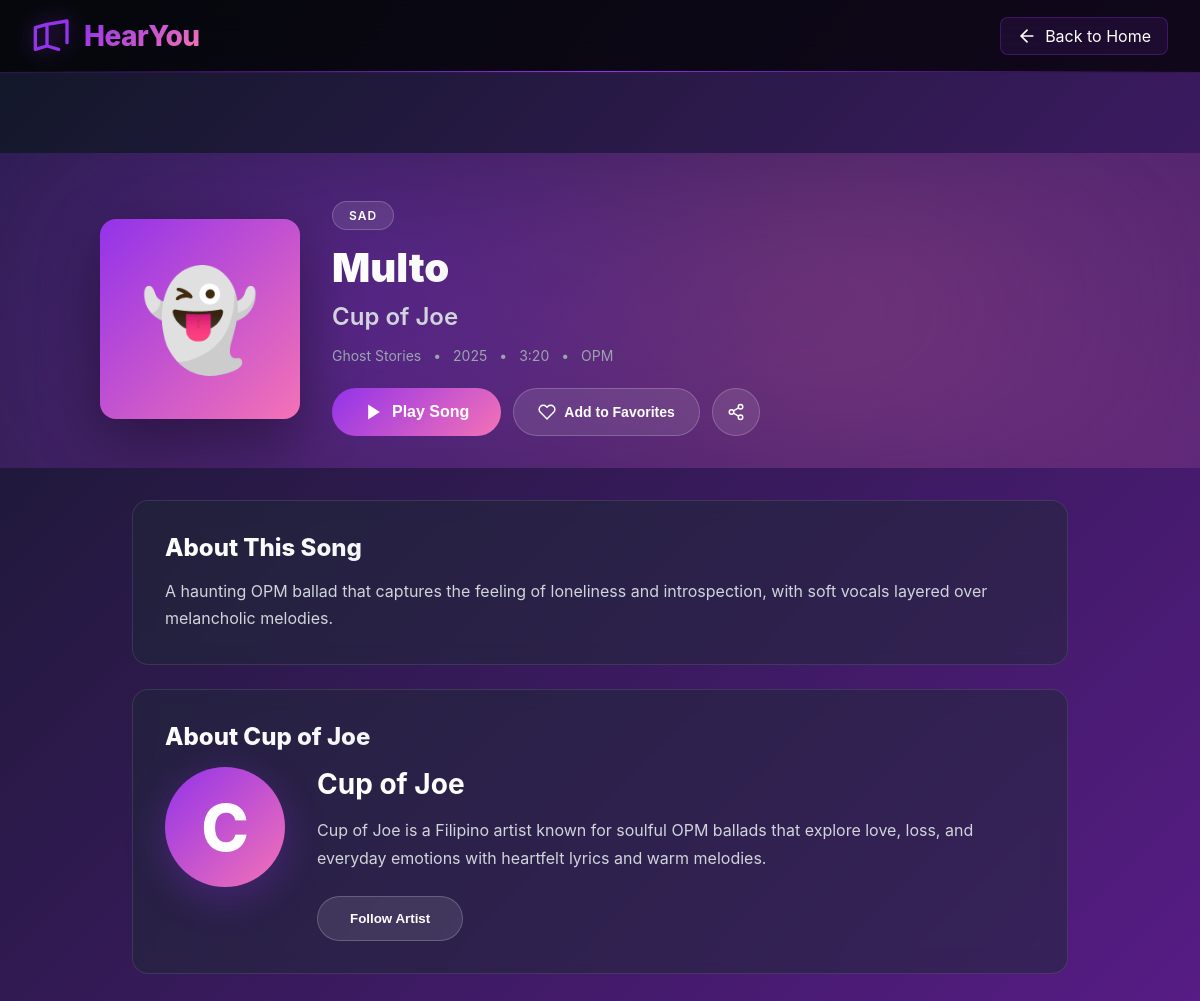
The page /song-detail.php?id=1 on the database its author committed.
### tables this page shows
CREATE TABLE IF NOT EXISTS songs (
    id INT AUTO_INCREMENT PRIMARY KEY,
    title VARCHAR(255) NOT NULL,
    artist VARCHAR(255) NOT NULL,
    emotion ENUM('sad', 'happy', 'calm', 'energetic') NOT NULL,
    cover VARCHAR(10) DEFAULT '🎵',
    duration VARCHAR(10) NOT NULL,
    file_path VARCHAR(500) NOT NULL,
    album VARCHAR(255),
    release_year INT,
    genre VARCHAR(100),
    play_count INT DEFAULT 0,
    created_at TIMESTAMP DEFAULT CURRENT_TIMESTAMP,
    updated_at TIMESTAMP DEFAULT CURRENT_TIMESTAMP ON UPDATE CURRENT_TIMESTAMP,
    INDEX idx_emotion (emotion),
    INDEX idx_artist (artist)
);

### song-detail.php (the view, shortened to what this page needs)
<?php
$song_id = isset($_GET['id']) ? intval($_GET['id']) : 0;
$database = new Database();
$db = $database->getConnection();
try {
    $query = "SELECT * FROM songs WHERE id = :id LIMIT 1";
    $stmt = $db->prepare($query);
    $stmt->bindParam(':id', $song_id);
    $stmt->execute();
    $song = $stmt->fetch(PDO::FETCH_ASSOC);
} catch (PDOException $e) {
    header('Location: index.php');
    exit;
}
$song['description'] = $descriptions[$song_id] ?? "A beautiful musical composition that captures the essence of " . $song['emotion'] . " emotions.";
$song['artist_bio'] = $artist_bios[$song['artist']] ?? $song['artist'] . " is a talented artist creating amazing music.";
?>
<!DOCTYPE html>
<html lang="en">
<head>
    <link rel="stylesheet" href="assets/css/style.css">
    <link rel="stylesheet" href="assets/css/song-detail.css">
</head>
<body class="song-detail-page">
    <header class="header">
        <div class="logo">
            <svg class="logo-icon" viewBox="0 0 24 24" fill="none" stroke="currentColor">
                <path d="M9 18V5l12-2v13M9 18l-7 2V7l7-2M9 18l7 2" stroke-width="2" stroke-linecap="round" stroke-linejoin="round"/>
            </svg>
            <h1>HearYou</h1>
        </div>
        <div class="header-actions">
            <a href="index.php" class="btn-back">
                <svg viewBox="0 0 24 24" fill="none" stroke="currentColor">
                    <path d="M19 12H5M12 19l-7-7 7-7" stroke-width="2" stroke-linecap="round"/>
                </svg>
                Back to Home
            </a>
        </div>
    </header>
    <div class="song-detail-container">
        <section class="song-hero">
            <div class="hero-background"></div>
            <div class="hero-content">
                <div class="song-cover-large">
                    <?php echo $song['cover']; ?>
                </div>
                <div class="song-info-main">
                    <div class="song-badge"><?php echo ucfirst($song['emotion']); ?></div>
                    <h1 class="song-title-large"><?php echo htmlspecialchars($song['title']); ?></h1>
                    <h2 class="song-artist-large"><?php echo htmlspecialchars($song['artist']); ?></h2>
                    <div class="song-meta">
                        <span><?php echo $song['album'] ?? 'Single'; ?></span>
                        <span>•</span>
                        <span><?php echo $song['release_year'] ?? date('Y'); ?></span>
                        <span>•</span>
                        <span><?php echo $song['duration']; ?></span>
                        <span>•</span>
                        <span><?php echo $song['genre'] ?? 'Music'; ?></span>
                    </div>
                    <div class="song-actions-main">
                        <button class="btn-play-large" onclick="playSong(<?php echo $song['id']; ?>)">
                            <svg viewBox="0 0 24 24" fill="currentColor">
                                <polygon points="5 3 19 12 5 21 5 3"/>
                            </svg>
                            Play Song
                        </button>
                        <button class="btn-favorite-large" onclick="toggleFavorite(<?php echo $song['id']; ?>)">
                            <svg viewBox="0 0 24 24" fill="none" stroke="currentColor">
                                <path d="M20.84 4.61a5.5 5.5 0 0 0-7.78 0L12 5.67l-1.06-1.06a5.5 5.5 0 0 0-7.78 7.78l1.06 1.06L12 21.23l7.78-7.78 1.06-1.06a5.5 5.5 0 0 0 0-7.78z" stroke-width="2"/>
                            </svg>
                            Add to Favorites
                        </button>
                        <button class="btn-share" onclick="shareSong()">
                        </button>
                    </div>
                </div>
            </div>
        </section>
        <div class="song-content">
            <section class="content-section">
                <h3>About This Song</h3>
                <p class="song-description"><?php echo htmlspecialchars($song['description']); ?></p>
            </section>
            <section class="content-section artist-section">
                <h3>About <?php echo htmlspecialchars($song['artist']); ?></h3>
                <div class="artist-card">
                    <div class="artist-avatar">
                        <?php echo mb_substr($song['artist'], 0, 1); ?>
                    </div>
                    <div class="artist-info">
                        <h4><?php echo htmlspecialchars($song['artist']); ?></h4>
                        <p><?php echo htmlspecialchars($song['artist_bio']); ?></p>
                        <button class="btn-follow">Follow Artist</button>
                    </div>
                </div>
            </section>
        </div>
    </div>
</body>
</html>

### assets/css/style.css (style rules this page uses)
* { margin: 0; padding: 0; box-sizing: border-box; }
:root { --purple-600: #9333ea; --purple-700: #7e22ce; --purple-900: #581c87; --pink-400: #f472b6; --pink-500: #ec4899; --gray-900: #111827; --gray-800: #1f2937; --gray-700: #374151; --gray-400: #9ca3af; --gray-300: #d1d5db; }
body { font-family: -apple-system, BlinkMacSystemFont, 'Segoe UI', Roboto, Oxygen, Ubuntu, sans-serif; background: linear-gradient(135deg, var(--gray-900) 0%, var(--purple-900) 50%, var(--gray-900) 100%); color: white; height: 100vh; overflow: hidden; }
.header { background: rgba(0, 0, 0, 0.7); backdrop-filter: blur(20px); padding: 1rem 2rem; display: flex; align-items: center; justify-content: space-between; border-bottom: 1px solid rgba(147, 51, 234, 0.3); position: relative; z-index: 100; }
.header::after { content: ''; position: absolute; bottom: 0; left: 0; right: 0; height: 1px; background: linear-gradient(90deg, transparent, var(--purple-600), transparent); }
.logo { display: flex; align-items: center; gap: 0.75rem; transition: transform 0.3s; }
.logo-icon { width: 2.5rem; height: 2.5rem; color: var(--purple-600); filter: drop-shadow(0 0 10px rgba(147, 51, 234, 0.5)); }
.logo h1 { font-size: 1.75rem; font-weight: 800; background: linear-gradient(135deg, var(--purple-600), var(--pink-400)); -webkit-background-clip: text; -webkit-text-fill-color: transparent; background-clip: text; letter-spacing: -0.5px; }
.header-actions { display: flex; align-items: center; gap: 1.5rem; }
body.song-detail-page { overflow-y: auto !important; height: auto !important; }
body.song-detail-page .song-detail-container { min-height: 100vh; height: auto; overflow-y: visible; padding-bottom: 120px; }

### rows shown on the page
songs: cover "👻", emotion "SAD", title "Multo", artist "Cup of Joe", album "Ghost Stories", release_year "2025", duration "3:20", genre "OPM", artist "C"

### other values the page prints
$song['description'] "A haunting OPM ballad that captures the feeling of loneliness and introspection, with soft vocals layered over melancholic melodies."
$song['artist_bio'] "Cup of Joe is a Filipino artist known for soulful OPM ballads that explore love, loss, and everyday emotions with heartfelt lyrics and warm melodies."
